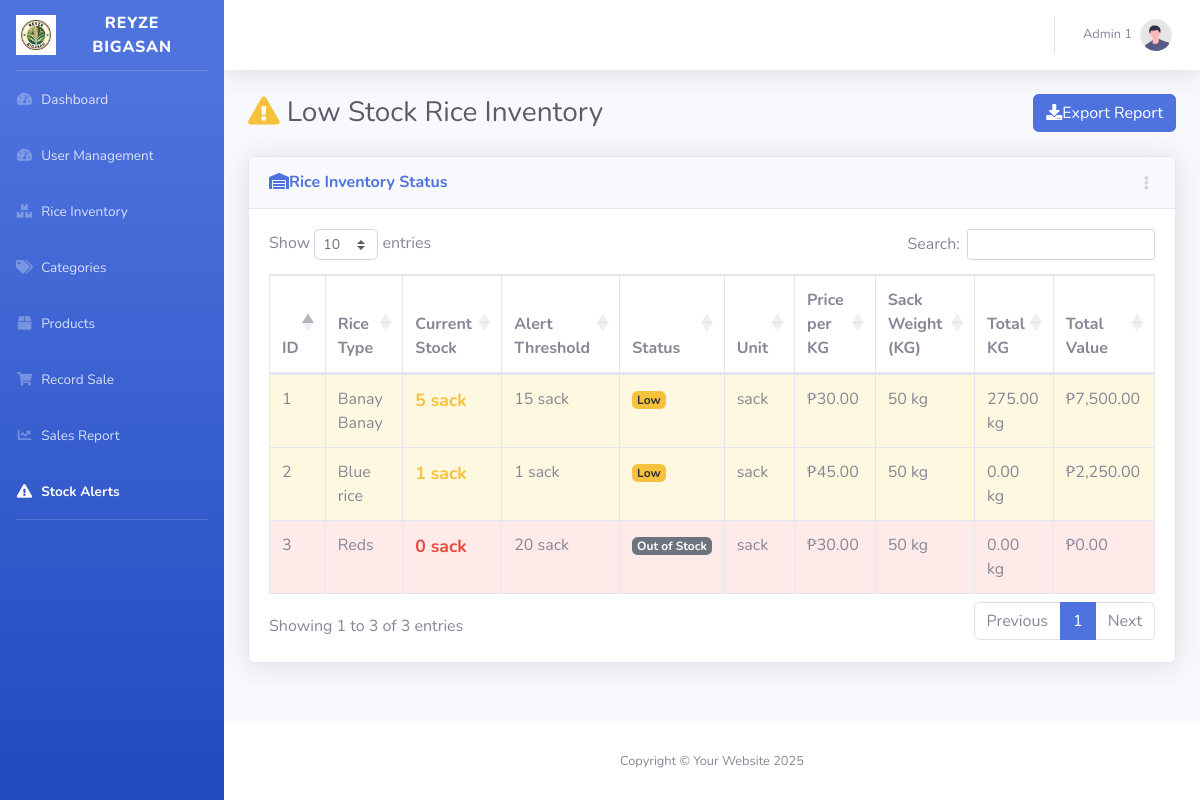
The app's page /alerts.php (signed in), older data.
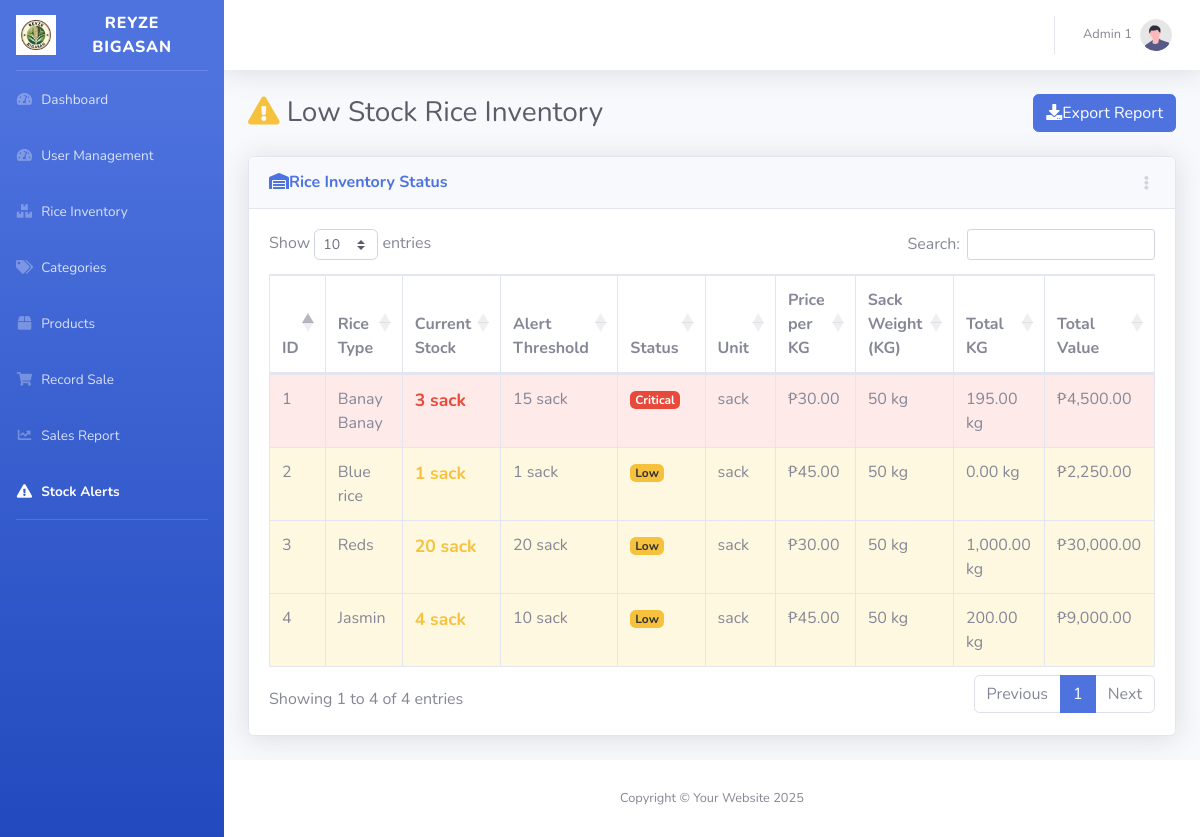
The same page, newer data.
### tables this page shows
CREATE TABLE `rice_inventory` (
  `id` int(11) NOT NULL,
  `rice_type` varchar(100) DEFAULT NULL,
  `price_per_kg` decimal(10,2) DEFAULT NULL,
  `unit` varchar(10) DEFAULT NULL,
  `alert_threshold` decimal(10,2) DEFAULT NULL,
  `category_id` int(11) DEFAULT NULL,
  `sack_weight_kg` int(11) DEFAULT 50,
  `quantity_sacks` float(10,2) DEFAULT NULL,
  `quantity_kg` decimal(10,2) DEFAULT 0.00
);

### alerts.php (the view, shortened to what the changed rows need)
<!DOCTYPE html>
<html lang="en">
<head>
    <link href="../vendor/fontawesome-free/css/all.min.css" rel="stylesheet">
    <link href="../css/sb-admin-2.min.css" rel="stylesheet">
    <link href="https://cdn.datatables.net/1.13.6/css/dataTables.bootstrap4.min.css" rel="stylesheet">
</head>
<body id="page-top">
<div id="wrapper">
    <div id="content-wrapper" class="d-flex flex-column">
        <div id="content">
            <?php include('includes/topbar.php'); ?>
            <div class="container-fluid">
                <div class="d-sm-flex align-items-center justify-content-between mb-4">
                    <h1 class="h3 mb-0 text-gray-800">
                        <i class="fas fa-exclamation-triangle text-warning me-2"></i>
                        Low Stock Rice Inventory
                    </h1>
                </div>
                <?php
                $statsQuery = "SELECT
                    COUNT(*) as total_items,
                    SUM(CASE WHEN quantity_sacks = 0 THEN 1 ELSE 0 END) as out_of_stock,
                    SUM(CASE WHEN quantity_sacks > 0 AND quantity_sacks < alert_threshold THEN 1 ELSE 0 END) as low_stock,
                    SUM(CASE WHEN quantity_sacks < (alert_threshold * 0.3) AND quantity_sacks > 0 THEN 1 ELSE 0 END) as critical_stock,
                    SUM(quantity_sacks * price_per_kg * sack_weight_kg) as total_value
                    FROM rice_inventory
                    WHERE quantity_sacks <= alert_threshold";
                $statsResult = $conn->query($statsQuery);
                ?>
                <div class="card shadow mb-4">
                    <div class="card-body">
                        <div class="table-responsive">
                            <table id="dataTable" class="table table-bordered table-hover" width="100%" cellspacing="0">
                                <thead>
                                    <tr>
                                        <th>ID</th>
                                        <th>Rice Type</th>
                                        <th>Current Stock</th>
                                        <th>Alert Threshold</th>
                                        <th>Status</th>
                                        <th>Unit</th>
                                        <th>Price per KG</th>
                                        <th>Sack Weight (KG)</th>
                                        <th>Total KG</th>
                                        <th>Total Value</th>
                                    </tr>
                                </thead>
                                <tbody id="inventoryTableBody">
                                    <?php
                                    $query = "SELECT ri.*, c.category_name
                                    FROM rice_inventory ri
                                    LEFT JOIN category c ON ri.category_id = c.category_id
                                    WHERE ri.quantity_sacks <= ri.alert_threshold
                                    ORDER BY (ri.quantity_sacks/ri.alert_threshold) ASC, ri.quantity_sacks ASC";
                                    $result = $conn->query($query);
                                    if ($result && $result->num_rows > 0) {
                                        while ($row = $result->fetch_assoc()) {
                                            $id = htmlspecialchars($row['id']);
                                            $riceType = htmlspecialchars($row['rice_type']);
                                            $quantitySacks = (int)$row['quantity_sacks'];
                                            $alertThreshold = (int)$row['alert_threshold'];
                                            $unit = htmlspecialchars($row['unit']);
                                            $pricePerKg = (float)$row['price_per_kg'];
                                            $sackWeightKg = (float)$row['sack_weight_kg'];
                                            $quantityKg = (float)$row['quantity_kg'];
                                            $totalValue = $quantitySacks * $pricePerKg * $sackWeightKg;
                                            if ($quantitySacks == 0) {
                                                $status = 'Out of Stock';
                                                $statusClass = 'badge-out-of-stock';
                                                $rowClass = 'stock-critical';
                                                $quantityClass = 'text-danger';
                                            } else if ($quantitySacks < ($alertThreshold * 0.3)) {
                                                $status = 'Critical';
                                                $statusClass = 'badge-critical';
                                                $rowClass = 'stock-critical';
                                                $quantityClass = 'text-danger';
                                            } else {
                                                $status = 'Low';
                                                $statusClass = 'badge-low';
                                                $rowClass = 'stock-low';
                                                $quantityClass = 'text-warning';
                                            }
                                            echo "<tr class='{$rowClass}' data-status='" . strtolower(str_replace(' ', '-', $status)) . "'>";
                                            echo "<td class='fw-bold'>{$id}</td>";
                                            echo "<td>{$riceType}</td>";
                                            echo "<td class='quantity-display {$quantityClass}'>{$quantitySacks} {$unit}</td>";
                                            echo "<td>{$alertThreshold} {$unit}</td>";
                                            echo "<td><span class='badge {$statusClass}'>{$status}</span></td>";
                                            echo "<td>{$unit}</td>";
                                            echo "<td>₱" . number_format($pricePerKg, 2) . "</td>";
                                            echo "<td>{$sackWeightKg} kg</td>";
                                            echo "<td>" . number_format($quantityKg, 2) . " kg</td>";
                                            echo "<td>₱" . number_format($totalValue, 2) . "</td>";
                                            echo "</tr>";
                                        }
                                    } else {
                                        echo "<tr><td colspan='11' class='text-center'>No low stock items found.</td></tr>";
                                    }
                                    ?>
                                </tbody>
                            </table>
                        </div>
                    </div>
                </div>
            </div>
        </div>
        </div>
        </div>
        <?php include('includes/footer.php'); ?>
</body>
</html>

Row changes from the older to the newer data that the page shows:
changed rice_inventory "Banay Banay": quantity_sacks "5" → "3"; status "Low" → "Critical"; quantity_kg "275.00" → "195.00"; totalValue "7,500.00" → "4,500.00"
added rice_inventory: id "4", rice_type "Jasmin", quantity_sacks "4", unit "sack", alert_threshold "10", status "Low", price_per_kg "45.00", sack_weight_kg "50", quantity_kg "200.00", totalValue "9,000.00"
changed rice_inventory "Reds": quantity_sacks "0" → "20"; status "Out of Stock" → "Low"; quantity_kg "0.00" → "1,000.00"; totalValue "0.00" → "30,000.00"; moves down the list
Text that changed along with them:
text written by a page script: "Show entries Search: Showing 1 to 3 of 3 entries Previous 1 Next" → "Show entries Search: Showing 1 to 4 of 4 entries Previous 1 Next"
